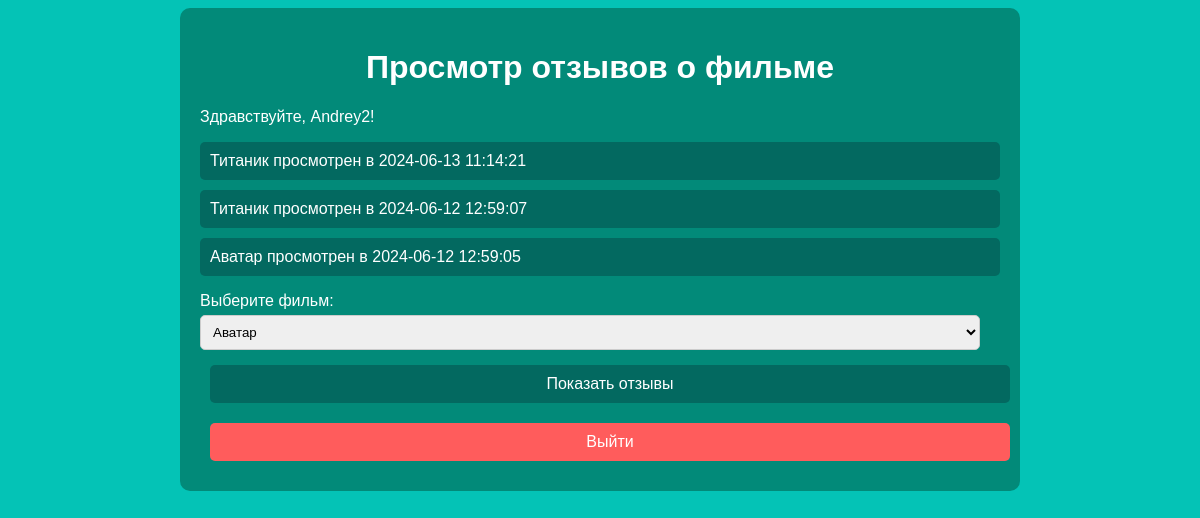
Screenshot of /index (signed in) with the database file from the repository.
### tables this page shows
CREATE TABLE users (
        id INTEGER PRIMARY KEY AUTOINCREMENT,
        username TEXT NOT NULL UNIQUE,
        password TEXT NOT NULL
    );

CREATE TABLE user_logs (
        id INTEGER PRIMARY KEY AUTOINCREMENT,
        user_id INTEGER,
        film_name TEXT,
        timestamp DATETIME DEFAULT CURRENT_TIMESTAMP
    );

### routes.py (the view)
def index():
    username = session.get('username')
    user_logs = []
    if username:
        user_row = execute_query('SELECT id FROM users WHERE username = ?', (username,))
        if user_row:
            user_id = user_row[0][0]
            user_logs = execute_query('SELECT film_name, timestamp FROM user_logs WHERE user_id = ? ORDER BY timestamp DESC', (user_id,))
    return render_template('index.html', username=username, user_logs=user_logs)

### database.py (called while the page is built)
def execute_query(query, values=None):
    conn = sqlite3.connect(DATABASE_NAME)
    cursor = conn.cursor()
    if values:
        cursor.execute(query, values)
    else:
        cursor.execute(query)
    conn.commit()
    result = cursor.fetchall()
    conn.close()
    return result

### templates/index.html (shortened to what this page needs)
<!DOCTYPE html>
<html lang="en">
<head>
</head>
<body>
    <div class="container">
        <h1>Просмотр отзывов о фильме</h1>
        {% if username %}
        <p>Здравствуйте, {{ username }}!</p>
        <ul>
            {% for log in user_logs %}
            <li>{{ log[0] }} просмотрен в {{ log[1] }}</li>
            {% endfor %}
        </ul>
        {% else %}
        <p>Здравствуйте, Гость!</p>
        {% endif %}
        <form id="filmForm" action="/reviews" method="post">
            <label for="film_id">Выберите фильм:</label>
            <select name="film_id" id="film_id">
                <option value="251733">Аватар</option>
            </select>
            <button type="submit" class="film-button">Показать отзывы</button>
        </form>
        <form action="/" method="get">
            <button type="submit" class="exit-button">Выйти</button>
        </form>
    </div>
</body>
</html>

### templates/index.html (style rules this page uses)
body { background-color: #04c3b6; font-family: Arial, sans-serif; color: #fff; }
h1 { text-align: center; }
.container { max-width: 800px; margin: 0 auto; padding: 20px; background-color: #028a79; border-radius: 10px; }
.film-button, .exit-button { margin: 10px; padding: 10px 20px; color: #fff; border: none; border-radius: 5px; cursor: pointer; display: inline-block; text-align: center; }
.film-button { background-color: #036960; }
.exit-button { background-color: #ff5c5c; }
ul { list-style-type: none; padding: 0; }
li { background-color: #036960; margin: 10px 0; padding: 10px; border-radius: 5px; }
label { display: block; margin-top: 10px; }
select { width: calc(100% - 20px); padding: 8px; margin: 5px 0; border: 1px solid #ccc; border-radius: 5px; }
button { display: block; width: 100%; padding: 10px; margin: 10px 0; background-color: #036960; border: none; border-radius: 5px; color: #fff; font-size: 16px; cursor: pointer; }

### rows the page displays
users: username "Andrey2"
user_logs: film_name "Титаник", timestamp "2024-06-13 11:14:21"
user_logs: film_name "Титаник", timestamp "2024-06-12 12:59:07"
user_logs: film_name "Аватар", timestamp "2024-06-12 12:59:05"
